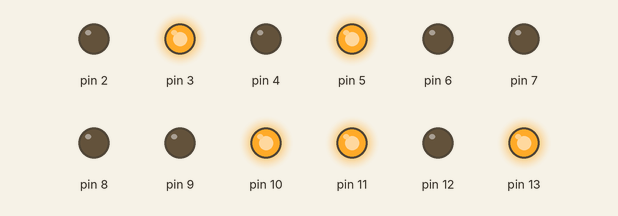
A sketch run on a simulated Arduino Uno, built with avr-gcc and run on an emulated ATmega328P. On the bench: output pins drawn as LEDs (lit = HIGH).

Above: at 0.2 s.
At 1.2 s:
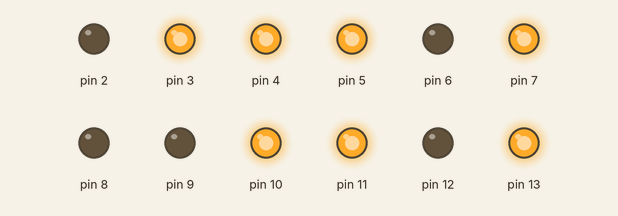
At 2.0 s:
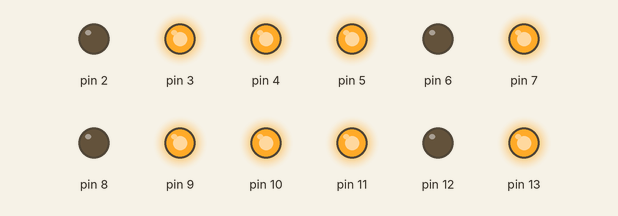
At 4.2 s:
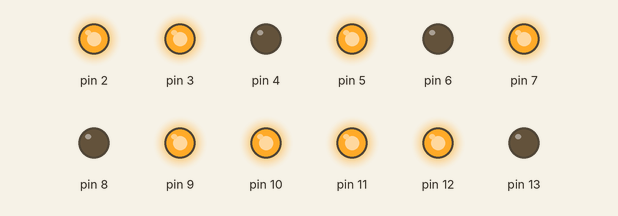
At 6.0 s:
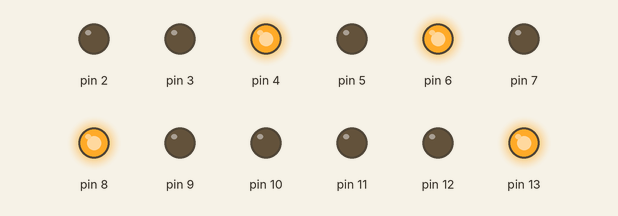
At 8.0 s:
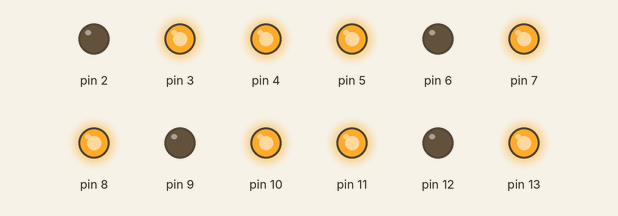
Timing chart, 0 to 9.1 s (numbered marks = the images above):
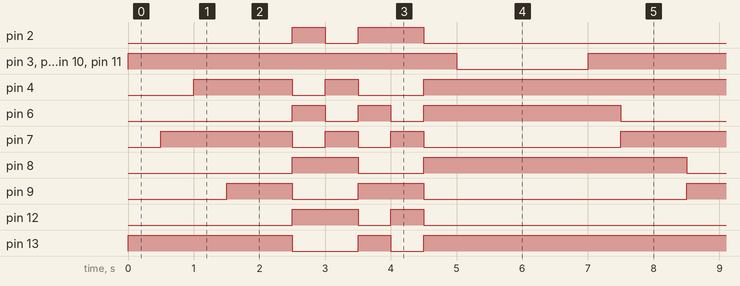

The sketch:

4-wheel-individual-test.ino
```cpp
volatile int currentSpeed = 0;
int frequency = 60;

void setup()
{
  Serial.begin(9600);

  //direction pins
  //back left
  pinMode(2, OUTPUT);
  pinMode(4, OUTPUT);
  //front left
  pinMode(6, OUTPUT);
  pinMode(7, OUTPUT);
  //back right
  pinMode(8, OUTPUT);
  pinMode(9, OUTPUT);
  //front right
  pinMode(12, OUTPUT);
  pinMode(13, OUTPUT);

  //PWM pins
  pinMode(3, OUTPUT);
  pinMode(5, OUTPUT);
  pinMode(10, OUTPUT);
  pinMode(11, OUTPUT);
}

void loop()
{
  setSpeed(255);

  frontRight(true);
  delay(500);
  frontLeft(true);
  delay(500);
  backLeft(true);
  delay(500);
  backRight(true);
  delay(500);


  forward();
  delay(500);
  backward();
  delay(500);
  turnRight();
  delay(500);
  turnLeft();
  delay(500);
  rightOmni();
  delay(500);
  leftOmni();
  delay(500);
  setSpeed(0);
  delay(2000);
}

void setSpeed(int speed) {
  analogWrite(3, speed);
  analogWrite(5, speed);
  analogWrite(10, speed);
  analogWrite(11, speed);
}


//Controlling the robots movemment
void forward() {
  frontRight(true);
  frontLeft(true);
  backRight(true);
  backLeft(true);
}

void backward() {
  frontRight(false);
  frontLeft(false);
  backRight(false);
  backLeft(false);
}

void turnRight() {
  frontRight(false);
  backRight(false);
  frontLeft(true);
  backLeft(true);
}

void turnLeft() {
  frontRight(true);
  backRight(true);
  frontLeft(false);
  backLeft(false);
}

void rightOmni() {
  frontLeft(true);
  backRight(true);
  frontRight(false);
  backLeft(false);
}

void leftOmni() {
  frontLeft(false);
  backRight(false);
  frontRight(true);
  backLeft(true);
}


//Forward and backward control of each individual wheel
void frontRight(boolean forward) {
  if(forward) {
    digitalWrite(12, LOW);
    digitalWrite(13, HIGH);
  } else {
    digitalWrite(12, HIGH);
    digitalWrite(13, LOW);
  }
}

void backRight(boolean forward) {
  if(forward) {
    digitalWrite(8, LOW);
    digitalWrite(9, HIGH);
  } else {
    digitalWrite(8, HIGH);
    digitalWrite(9, LOW);
  }
}

void frontLeft(boolean forward) {
  if(forward) {
    digitalWrite(6, LOW);
    digitalWrite(7, HIGH);
  } else {
    digitalWrite(6, HIGH);
    digitalWrite(7, LOW);
  }
}

void backLeft(boolean forward) {
  if(forward) {
    digitalWrite(2, LOW);
    digitalWrite(4, HIGH);
  } else {
    digitalWrite(2, HIGH);
    digitalWrite(4, LOW);
  }
}        
```

Measured:
- by itself, pin 2: repeats every 7.0 s: LOW 0.50 s, HIGH 1.0 s, LOW 5.0 s, HIGH 0.50 s
- by itself, pin 3, pin 5, pin 10, pin 11: alternates HIGH for 5.0 s and LOW for 2.0 s
- by itself, pin 4: repeats every 7.0 s: LOW 0.50 s, HIGH 0.50 s, LOW 1.0 s, HIGH 5.0 s
- by itself, pin 6: repeats every 7.0 s: LOW 0.50 s, HIGH 0.50 s, LOW 0.50 s, HIGH 3.0 s, LOW 2.0 s, HIGH 0.50 s
- by itself, pin 7: repeats every 7.0 s: 2 × (LOW 0.50 s, HIGH 0.50 s), LOW 3.0 s, HIGH 2.0 s
- by itself, pin 8: repeats every 7.0 s: LOW 1.0 s, HIGH 4.0 s, LOW 1.0 s, HIGH 1.0 s
- by itself, pin 9: repeats every 7.0 s: LOW 1.0 s, HIGH 1.0 s, LOW 4.0 s, HIGH 1.0 s
- by itself, pin 12: repeats every 7.0 s: LOW 0.50 s, HIGH 0.50 s, LOW 5.0 s, HIGH 1.0 s
